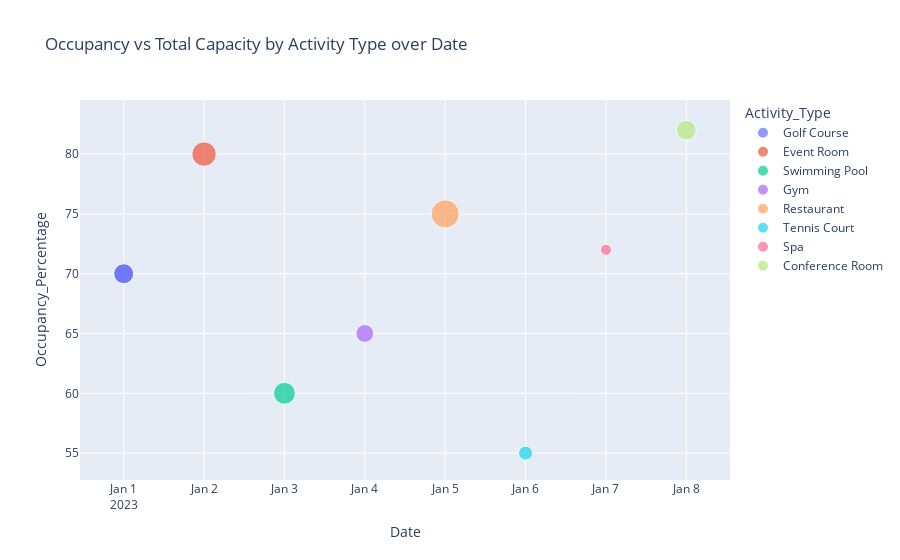

Source (notebook cell):
### Code cell
import plotly.io as pio

# Generar el gráfico
combined_df = pd.merge(occupancy_df, reservations_df, left_on='Activity_Type', right_on='facility_type', how='inner')
fig = px.scatter(combined_df, x='Date', y='Occupancy_Percentage', color='Activity_Type',
                 size='Total_Capacity', hover_data=['Occupied_Capacity', 'Activity_Type'],
                 title='Occupancy vs Total Capacity by Activity Type over Date')
fig.show()

### Figure 1 — Plotly figure (JSON) as saved in the notebook; plotly's stock layout.template omitted (floating-point values rounded to 4 significant figures)
{"data": [{"customdata": [[70, "Golf Course"], [70, "Golf Course"]], "hovertemplate": "Activity_Type=%{customdata[1]}<br>Date=%{x}<br>Occupancy_Percentage=%{y}<br>Total_Capacity=%{marker.size}<br>Occupied_Capacity=%{customdata[0]}<extra></extra>", "legendgroup": "Golf Course", "marker": {"color": "#636efa", "size": [100, 100], "sizemode": "area", "sizeref": 0.5, "symbol": "circle"}, "mode": "markers", "name": "Golf Course", "orientation": "v", "showlegend": true, "type": "scatter", "x": ["2023-01-01", "2023-01-01"], "xaxis": "x", "y": [70, 70], "yaxis": "y"}, {"customdata": [[120, "Event Room"]], "hovertemplate": "Activity_Type=%{customdata[1]}<br>Date=%{x}<br>Occupancy_Percentage=%{y}<br>Total_Capacity=%{marker.size}<br>Occupied_Capacity=%{customdata[0]}<extra></extra>", "legendgroup": "Event Room", "marker": {"color": "#EF553B", "size": [150], "sizemode": "area", "sizeref": 0.5, "symbol": "circle"}, "mode": "markers", "name": "Event Room", "orientation": "v", "showlegend": true, "type": "scatter", "x": ["2023-01-02"], "xaxis": "x", "y": [80], "yaxis": "y"}, {"customdata": [[72, "Swimming Pool"]], "hovertemplate": "Activity_Type=%{customdata[1]}<br>Date=%{x}<br>Occupancy_Percentage=%{y}<br>Total_Capacity=%{marker.size}<br>Occupied_Capacity=%{customdata[0]}<extra></extra>", "legendgroup": "Swimming Pool", "marker": {"color": "#00cc96", "size": [120], "sizemode": "area", "sizeref": 0.5, "symbol": "circle"}, "mode": "markers", "name": "Swimming Pool", "orientation": "v", "showlegend": true, "type": "scatter", "x": ["2023-01-03"], "xaxis": "x", "y": [60], "yaxis": "y"}, {"customdata": [[78, "Gym"]], "hovertemplate": "Activity_Type=%{customdata[1]}<br>Date=%{x}<br>Occupancy_Percentage=%{y}<br>Total_Capacity=%{marker.size}<br>Occupied_Capacity=%{customdata[0]}<extra></extra>", "legendgroup": "Gym", "marker": {"color": "#ab63fa", "size": [80], "sizemode": "area", "sizeref": 0.5, "symbol": "circle"}, "mode": "markers", "name": "Gym", "orientation": "v", "showlegend": true, "type": "scatter", "x": ["2023-01-04"], "xaxis": "x", "y": [65], "yaxis": "y"}, {"customdata": [[113, "Restaurant"]], "hovertemplate": "Activity_Type=%{customdata[1]}<br>Date=%{x}<br>Occupancy_Percentage=%{y}<br>Total_Capacity=%{marker.size}<br>Occupied_Capacity=%{customdata[0]}<extra></extra>", "legendgroup": "Restaurant", "marker": {"color": "#FFA15A", "size": [200], "sizemode": "area", "sizeref": 0.5, "symbol": "circle"}, "mode": "markers", "name": "Restaurant", "orientation": "v", "showlegend": true, "type": "scatter", "x": ["2023-01-05"], "xaxis": "x", "y": [75], "yaxis": "y"}, {"customdata": [[66, "Tennis Court"]], "hovertemplate": "Activity_Type=%{customdata[1]}<br>Date=%{x}<br>Occupancy_Percentage=%{y}<br>Total_Capacity=%{marker.size}<br>Occupied_Capacity=%{customdata[0]}<extra></extra>", "legendgroup": "Tennis Court", "marker": {"color": "#19d3f3", "size": [50], "sizemode": "area", "sizeref": 0.5, "symbol": "circle"}, "mode": "markers", "name": "Tennis Court", "orientation": "v", "showlegend": true, "type": "scatter", "x": ["2023-01-06"], "xaxis": "x", "y": [55], "yaxis": "y"}, {"customdata": [[87, "Spa"]], "hovertemplate": "Activity_Type=%{customdata[1]}<br>Date=%{x}<br>Occupancy_Percentage=%{y}<br>Total_Capacity=%{marker.size}<br>Occupied_Capacity=%{customdata[0]}<extra></extra>", "legendgroup": "Spa", "marker": {"color": "#FF6692", "size": [30], "sizemode": "area", "sizeref": 0.5, "symbol": "circle"}, "mode": "markers", "name": "Spa", "orientation": "v", "showlegend": true, "type": "scatter", "x": ["2023-01-07"], "xaxis": "x", "y": [72], "yaxis": "y"}, {"customdata": [[99, "Conference Room"]], "hovertemplate": "Activity_Type=%{customdata[1]}<br>Date=%{x}<br>Occupancy_Percentage=%{y}<br>Total_Capacity=%{marker.size}<br>Occupied_Capacity=%{customdata[0]}<extra></extra>", "legendgroup": "Conference Room", "marker": {"color": "#B6E880", "size": [100], "sizemode": "area", "sizeref": 0.5, "symbol": "circle"}, "mode": "markers", "name": "Conference Room", "orientation": "v", "showlegend": true, "type": "scatter", "x": ["2023-01-08"], "xaxis": "x", "y": [82], "yaxis": "y"}], "layout": {"legend": {"itemsizing": "constant", "title": {"text": "Activity_Type"}, "tracegroupgap": 0}, "title": {"text": "Occupancy vs Total Capacity by Activity Type over Date"}, "xaxis": {"anchor": "y", "domain": [0, 1], "title": {"text": "Date"}}, "yaxis": {"anchor": "x", "domain": [0, 1], "title": {"text": "Occupancy_Percentage"}}}}
